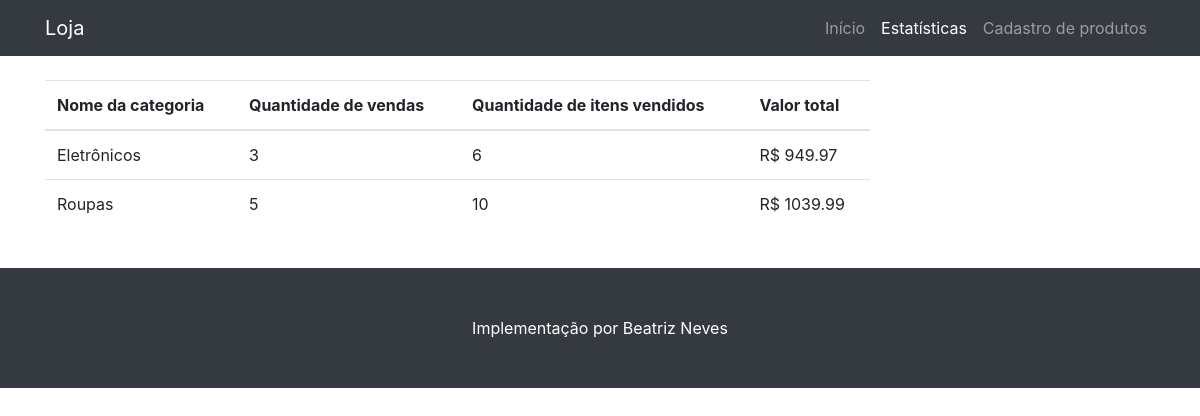
The page /catalogo/estatisticas on the database its author committed.
### catalogo/models.py (models this page shows, shortened)
class Categoria(models.Model):
    nome = models.CharField(max_length=200, help_text='Categoria de produto')
    class Meta:
        ordering = ['nome']

### catalogo/views.py (the view)
# urls.py: path('estatisticas', views.estatisticas, name='estatisticas'),
def estatisticas(request):
    categorias = Categoria.objects.all()
    for categoria in categorias:
        categoria.quantidade = 0
        categoria.valor_total = 0
        categoria.quantidade_vendas = 0
        produtos = Produto.objects.filter(categoria=categoria)
        for produto in produtos:
            compras = Compra.objects.filter(produto=produto)
            for compra in compras:
                categoria.quantidade_vendas = categoria.quantidade_vendas + 1
                categoria.quantidade = categoria.quantidade + compra.quantidade
                categoria.valor_total = categoria.valor_total + (compra.quantidade * produto.preco)
    context = {
        'categorias': categorias,
    }
    return render(request, 'catalogo/estatisticas.html', context)

### catalogo/templates/catalogo/estatisticas.html (shortened to what this page needs)
{% extends "base_generic.html" %}
{% block menu_superior %}
<li class="nav-item">
	<a class="nav-link" href="{% url 'produto' %}">Início</a>
</li>
<li class="nav-item active">
		<a class="nav-link" href="{% url 'estatisticas' %}">Estatísticas
		</a>
</li>
<li class="nav-item">
	<a class="nav-link" href="{% url 'cadastro-produtos-menu' %}">Cadastro de produtos</a>
</li>
{% endblock %}
{% block content %}
<div class="col-lg-9">
	<div class="row">
		<div class="col mt-4 mb-4">
		{% if categorias %}
			<table class="table">
				<thead>
					<tr>
						<th scope="col">Nome da categoria</th>
						<th scope="col">Quantidade de vendas</th>
						<th scope="col">Quantidade de itens vendidos</th>
						<th scope="col">Valor total</th>
					</tr>
				</thead>
				<tbody>
				{% for categoria in categorias %}
					<tr>
						<td>{{categoria.nome}}</td>
						<td>{{categoria.quantidade_vendas}}</td>
						<td>{{categoria.quantidade}}</td>
						<td>R$ {{categoria.valor_total}}</td>
					</tr>
				{% endfor %}
				</tbody>
			</table>
		{% endif %}
		</div>
	</div>
</div>
{% endblock %}

### catalogo/static/css/shop-homepage.css (style rules this page uses)
body { padding-top: 56px; }

### rows shown on the page
Categoria: nome "Eletrônicos", quantidade_vendas "3", quantidade "6", valor_total "949.97"
Categoria: nome "Roupas", quantidade_vendas "5", quantidade "10", valor_total "1039.99"
